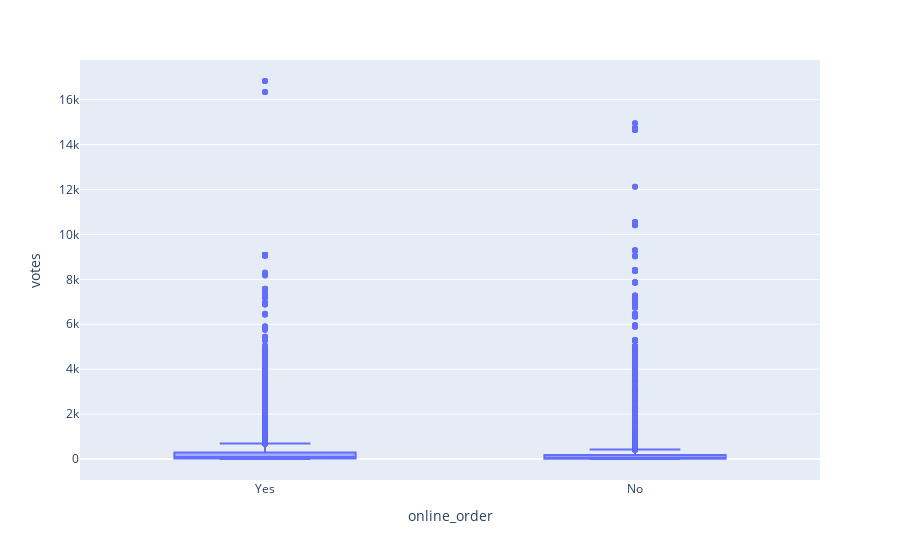

Source (notebook cell):
### Code cell
px.box(zomato,x='online_order',y='votes')

### Figure 1 — Plotly figure (JSON) as saved in the notebook; plotly's stock layout.template omitted (floating-point values rounded to 4 significant figures; data arrays with more than 128 entries replaced by an {"elided": "..."} marker saying what was removed)
{"data": [{"alignmentgroup": "True", "hovertemplate": "online_order=%{x}<br>votes=%{y}<extra></extra>", "legendgroup": "", "marker": {"color": "#636efa"}, "name": "", "notched": false, "offsetgroup": "", "orientation": "v", "showlegend": false, "type": "box", "x": {"elided": "43541 str values"}, "x0": " ", "xaxis": "x", "y": {"elided": "43541 int values"}, "y0": " ", "yaxis": "y"}], "layout": {"boxmode": "group", "legend": {"tracegroupgap": 0}, "margin": {"t": 60}, "xaxis": {"anchor": "y", "domain": [0, 1], "title": {"text": "online_order"}}, "yaxis": {"anchor": "x", "domain": [0, 1], "title": {"text": "votes"}}}}
